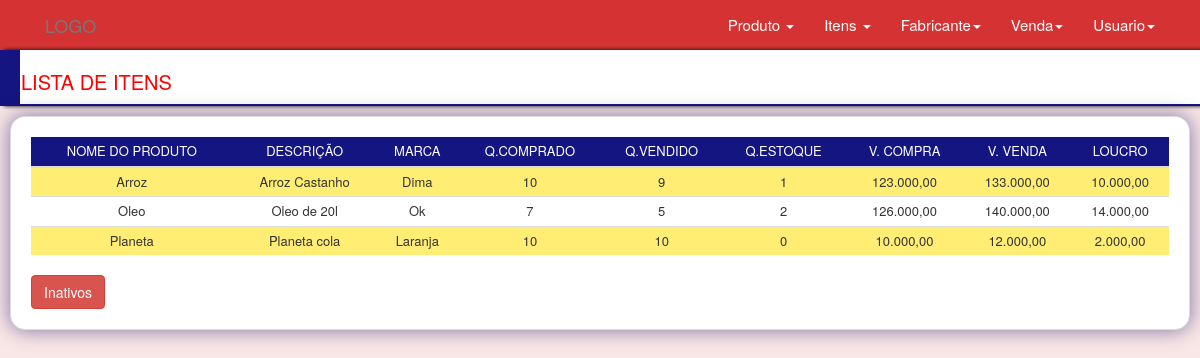
Screenshot of /views/?pg=itens/balanco (signed in) with the database file from the repository.
### tables this page shows
CREATE TABLE `itens` (
  `idItem` int(11) NOT NULL,
  `Produto_idProduto` int(11) NOT NULL,
  `QuantItens` int(11) NOT NULL,
  `QuantItensVendido` int(11) NOT NULL,
  `QItemEstoque` int(11) NOT NULL,
  `ValorCompraItem` decimal(10,0) NOT NULL,
  `ValorVendaItem` decimal(10,0) NOT NULL,
  `DataCompraItem` date DEFAULT NULL,
  `DataVencimentoItem` date DEFAULT NULL,
  `itens_ativo` int(11) NOT NULL DEFAULT '1',
  `Usuario_idUser` int(11) NOT NULL
);

CREATE TABLE `produto` (
  `idProduto` int(11) NOT NULL,
  `NomeProduto` varchar(200) DEFAULT NULL,
  `Descricao` varchar(200) NOT NULL,
  `Pro_ativo` enum('1','0') NOT NULL DEFAULT '1',
  `Usuario_idUser` int(11) NOT NULL,
  `ImagemProduto` varchar(200) DEFAULT NULL
);

CREATE TABLE `marca` (
  `idMarca` int(11) NOT NULL,
  `NomeMarca` varchar(175) NOT NULL,
  `pro_idProduto` int(11) NOT NULL,
  `fabri_idFabricante` int(11) NOT NULL
);

### config/auth.php (called while the page is built, shortened)
<?php
	if (isset($_SESSION["dados"]["idLogin"] ) && isset($_SESSION["dados"]["permissao"])){
		$permissao = $_SESSION["dados"]["permissao"];
	} else {
		header("location:../destroy.php");
	}
 ?>

### App/Models/connection.php (called while the page is built, shortened)
<?php
 abstract class Connect {
 	private $host = "localhost";
 	private $user = "root";
 	private $pass = "";
 	private $bd   = "control_estoque";
 	public function __construct()
 	{
 		try{
	 		$dns = "mysql:host=".$this->host.";dbname=".$this->bd;
	 		$sql = new PDO($dns,$this->user,$this->pass);
	 		$sql->setAttribute(PDO::ATTR_ERRMODE,PDO::ERRMODE_EXCEPTION);
	 		$this->con = $sql;
	 	}catch(PDOException $e){
	 		if($e->getCode() == 2002){
	 			echo "O servidor esta desligado";
	 		}else{
	 			echo $e->getCode();
	 		}
	 	}
 	}
 }
?>

### App/Models/itens.class.php (called while the page is built, shortened)
<?php
	require_once 'connection.php';
	class Itens extends Connect
	{
		public function listarItens($public)
		{
			try {
				$listar = $this->con->prepare("SELECT * FROM itens JOIN produto ON itens.Produto_idProduto = produto.idProduto JOIN marca ON marca.pro_idProduto = produto.idProduto WHERE itens_ativo = ?");
				$listar->bindValue(1,$public);
				$listar->execute();
				if($listar->rowCount()>0){
					$dados = $listar->fetchAll(PDO::FETCH_OBJ);
					return $dados;
				}else{
					return $dados = 0;
				}
			} catch (Exception $e) {
				echo "Erro ".$e->getMessage();
			}
		}
	}
 ?>

### views/itens/balanco.php (the view, shortened to what this page needs)
<!DOCTYPE html>
<html lang="pt-br">
<head>
	<link rel="stylesheet" type="text/css" href="../dist/bootstrap/css/bootstrap.css" />
	<link rel="stylesheet" type="text/css" href="../dist/bootstrap/css/estilo.css" />
</head>
<?php
if($permissao==1 || $permissao == 3){
	require_once'../layout/layout.php';
	require_once'../App/Models/itens.class.php';
	echo $header;
	$public =1;
	$itens = new Itens();
	if(isset($_POST["public"])){
		$public = $_POST["public"];
		if($public ==1){
			$public = 0;
			$btnNome = "Ativos";
			$dadoEstatus ="inativo";
		}else{
			$public = 1;
			$btnNome = "Inativos";
			$dadoEstatus ="ativo";
		}
	}else{
		$public = 1;
		$btnNome = "Inativos";
		$dadoEstatus ="ativo";
	}
echo '
<div class="container-header">
	<h1>Lista de Itens</h1>
</div>
<div class="">
	<div class=" background">
		<div class="col-sm-12 style-form table-bordered table-hover table-condensed">';
		$dados	= $itens->listarItens($public);
		if($dados != 0){
			$d 	= new arrayIterator($dados);
		echo'
			<table class="table table-striped table-condensed">
				<thead>
					<tr class="tr-thead">
						<th>Nome do Produto</th>
						<th>Descrição</th>
						<th>Marca</th>
						<th title="Quanidade de Produto">Q.Comprado</th>
						<th title="Quanidade Vendido">Q.Vendido</th>
						<th title="Quanidade em Estoque">Q.Estoque</th>
						<th title="Valor da Compra">V. Compra</th>
						<th title="Valor da Venda">V. Venda</th>
						<th title="Loucro">Loucro</th>
				</thead>
				<tbody>';
					while($d->valid()){
						$quant = $d->current()->QuantItens;
						$vCompra = $d->current()->ValorCompraItem;
						$vVenda  = $d->current()->ValorVendaItem;
						$subVCompra = $vCompra * $quant;
						$ganho = $vVenda * $quant;
						$loucro =  $ganho-$subVCompra;
				echo'
					<tr class="tr-tbody">
						<td>'.$d->current()->NomeProduto.'</td>
						<td>'.$d->current()->Descricao.'</td>
						<td>'.$d->current()->NomeMarca.'</td>
						<td>'.$quant.'</td>
						<td>'.$d->current()->QuantItensVendido.'</td>
						<td>'.$d->current()->QItemEstoque.'</td>
						<td>'.number_format($subVCompra,2,",",".").'</td>
						<td>'.number_format($ganho,2,",",".").'</td>
						<td>'.number_format($loucro,2,",",".").'</td>
					</tr>
					';
						$d->next();
					}
			echo'</tbody>
			</table>';
				}else{
					echo' <h2 class=" me">Nenhum dado '.$dadoEstatus.' encontrado </h2><span class="gyphicon glyphicon-bancircle"></span>';
				}
			echo'<div class="row">
				<div class="container">
					<div class>
					<form method="post">
						<button name="public" value="'.$public.'" class="btn btn-danger">'.$btnNome.'</button>
					</form>
					</div>
				<div>
			</div>
		</div>
	</div>
</div>';
	echo $footer;
}else{
	header("location:../destroy.php");
}
?>

### rows the page displays
itens: Produto_idProduto.NomeProduto "Arroz", Produto_idProduto.Descricao "Arroz Castanho", marca.NomeMarca "Dima", QuantItens "10", QuantItensVendido "9", QItemEstoque "1", subVCompra "123.000,00", ganho "133.000,00", loucro "10.000,00"
itens: Produto_idProduto.NomeProduto "Oleo", Produto_idProduto.Descricao "Oleo de 20l", marca.NomeMarca "Ok", QuantItens "7", QuantItensVendido "5", QItemEstoque "2", subVCompra "126.000,00", ganho "140.000,00", loucro "14.000,00"
itens: Produto_idProduto.NomeProduto "Planeta", Produto_idProduto.Descricao "Planeta cola", marca.NomeMarca "Laranja", QuantItens "10", QuantItensVendido "10", QItemEstoque "0", subVCompra "10.000,00", ganho "12.000,00", loucro "2.000,00"

### other values shown
$btnNome "Inativos"
